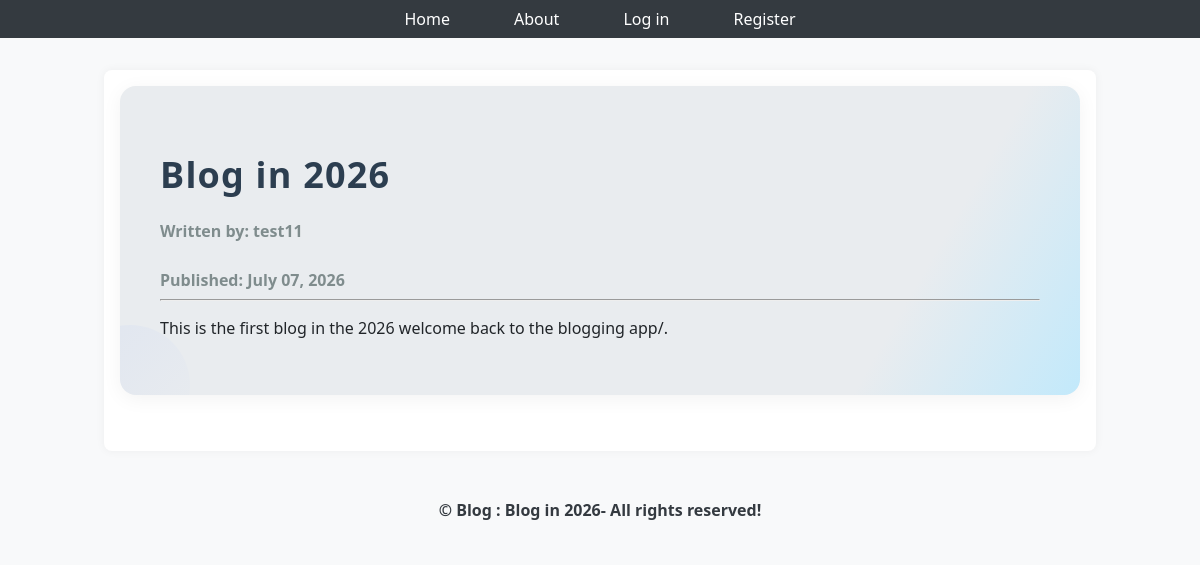
/19, run on the app's committed database.
### puppycompanyblog/models.py (models this page shows, shortened)
class BlogPost(db.Model):
    id = db.Column(db.Integer, primary_key=True)
    user_id = db.Column(db.Integer, db.ForeignKey('users.id'), nullable=False)
    date = db.Column(db.DateTime, nullable=False, default=datetime.utcnow)
    title = db.Column(db.String(140), nullable=False)
    text = db.Column(db.Text, nullable=False)

class User(db.Model, UserMixin):
    __tablename__ = 'users'
    id = db.Column(db.Integer, primary_key=True)
    profile_image = db.Column(db.String(64), nullable=False, default="default_profile.png")
    email = db.Column(db.String(64), index=True, unique=True)
    username = db.Column(db.String(64), index=True, unique=True)
    password_hash = db.Column(db.String(128))
    posts = db.relationship('BlogPost', backref='author', lazy=True)

### puppycompanyblog/users/views.py (the view)
@users.route("/<username>")
def user_posts(username):
    page = request.args.get('page', 1, type=int)
    user = User.query.filter_by(username=username).first_or_404()
    blog_posts = BlogPost.query.filter_by(user_id=user.id).order_by(BlogPost.date.desc()).paginate(page=page, per_page=5)
    return render_template('user_blog_posts.html', blog_posts=blog_posts, user=user)

### puppycompanyblog/blog_posts/views.py (called while the page is built)
@blog_posts.route('/<int:blog_post_id>', methods=['GET'])
def blog_post(blog_post_id):
    blog_post = BlogPost.query.get_or_404(blog_post_id)
    return render_template('blog_post.html', title=blog_post.title,
                           date=blog_post.date,post=blog_post)

### puppycompanyblog/templates/blog_post.html (shortened to what this page needs)
{% extends 'base.html' %}
{% block content %}
<div class="jumbotron">
    <h1 class="display-4">{{ post.title }}</h1>
    <h4 class="text-muted">Written by: {{ post.author.username }}</h4>
    <h5 class="text-muted">Published: {{ post.date.strftime('%B %d, %Y') }}</h5>
    <hr class="my-4">
    <p class="preserve-format">{{ post.text }}</p>
</div>
{% endblock %}

### puppycompanyblog/templates/base.html (shortened to what this page needs)
<!DOCTYPE html>
<html lang="en">
<head>
    <link rel="stylesheet" href="{{ url_for('static', filename='style/base.css') }}">
    <link rel="stylesheet" href="{{ url_for('static', filename='style/index.css') }}">
    <link rel="stylesheet" href="{{ url_for('static', filename='style/account.css') }}">
    <link rel="stylesheet" href="{{ url_for('static', filename='style/login.css') }}">
    <link rel="stylesheet" href="{{ url_for('static', filename='style/blog.css') }}">
</head>
<body>
<ul class="nav">
    <li class="nav-item">
        <a class="nav-link" href="{{ url_for('core.index') }}">Home</a>
    </li>
    <li class="nav-item">
        <a class="nav-link" href="{{ url_for('core.info') }}">About</a>
    </li>
    {% if current_user.is_authenticated %}
    <li class="nav-item">
        <a class="nav-link" href="{{ url_for('users.logout') }}">Log out</a>
    </li>
    <li class="nav-item">
        <a class="nav-link" href="{{ url_for('users.account') }}">Account</a>
    </li>
    <li class="nav-item">
        <a class="nav-link" href="{{ url_for('blog_posts.create_post') }}">Create Post</a>
    </li>
    {% else %}
    <li class="nav-item">
        <a class="nav-link" href="{{ url_for('users.login') }}">Log in</a>
    </li>
    <li class="nav-item">
        <a class="nav-link" href="{{ url_for('users.register') }}">Register</a>
    </li>
    {% endif %}
</ul>
<div class="container">
    {% block content %}
    {% endblock %}
</div>
<footer class="bg-light text-center text-lg-start mt-5">
    <div class="text-center p-3 font-weight-bold" style="background-color: #f8f9fa;">
        © {{ current_year }} <span class="text-primary"> Blog : {{title}}-</span> All rights reserved!
    </div>
</footer>
</body>
</html>

### puppycompanyblog/static/style/base.css (style rules this page uses)
body { font-family: 'Segoe UI', Tahoma, Geneva, Verdana, sans-serif; margin: 0; padding: 0; background-color: #f8f9fa; color: #212529; }
.nav { display: flex; justify-content: center; background-color: #343a40; padding: 0.5rem 0; list-style: none; margin: 0; }
.nav-item { margin: 0 1rem; }
.nav-link { color: #ffffff; text-decoration: none; padding: 0.5rem 1rem; transition: background-color 0.3s ease; }
.container { max-width: 960px; margin: 2rem auto; padding: 1rem; background-color: #ffffff; box-shadow: 0 0 10px rgba(0,0,0,0.05); border-radius: 8px; }

### puppycompanyblog/static/style/index.css (style rules this page uses)
.jumbotron { background: linear-gradient(120deg, #e9ecef 80%, #c2e9fb 100%); padding: 2.5rem 2rem; border-radius: 1rem; margin-bottom: 2.5rem; box-shadow: 0 2px 12px rgba(0,0,0,0.06); position: relative; overflow: hidden; }
.jumbotron::after { content: ''; position: absolute; left: -50px; bottom: -50px; width: 120px; height: 120px; background: linear-gradient(135deg, #81a4fd 0%, #e9ecef 100%); opacity: 0.09; border-radius: 50%; z-index: 0; }
.jumbotron h1 { font-size: 2.6rem; margin-bottom: 0.7rem; font-weight: 700; color: #007bff; letter-spacing: 1.2px; z-index: 1; position: relative; }

### puppycompanyblog/static/style/blog.css (style rules this page uses)
.jumbotron { background-color: #ffffff; padding: 2.5rem; border-radius: 1rem; box-shadow: 0 4px 20px rgba(0, 0, 0, 0.05); }
.jumbotron h1 { font-size: 2.25rem; font-weight: 700; color: #2c3e50; margin-bottom: 1rem; }
.jumbotron h4, .jumbotron h5 { font-size: 1rem; color: #7f8c8d; margin-bottom: 0.5rem; }
footer { font-weight: bold; text-align: center; padding: 1rem 0; background-color: #f8f9fa; color: #343a40; }
footer .text-primary { font-weight: bold; }
.preserve-format { white-space: pre-wrap; }

### data on the page
BlogPost: title "Blog in 2026", date "July 07, 2026", text "This is the first blog in the 2026 welcome back to the blogging app/."
User: author.username "test11"
